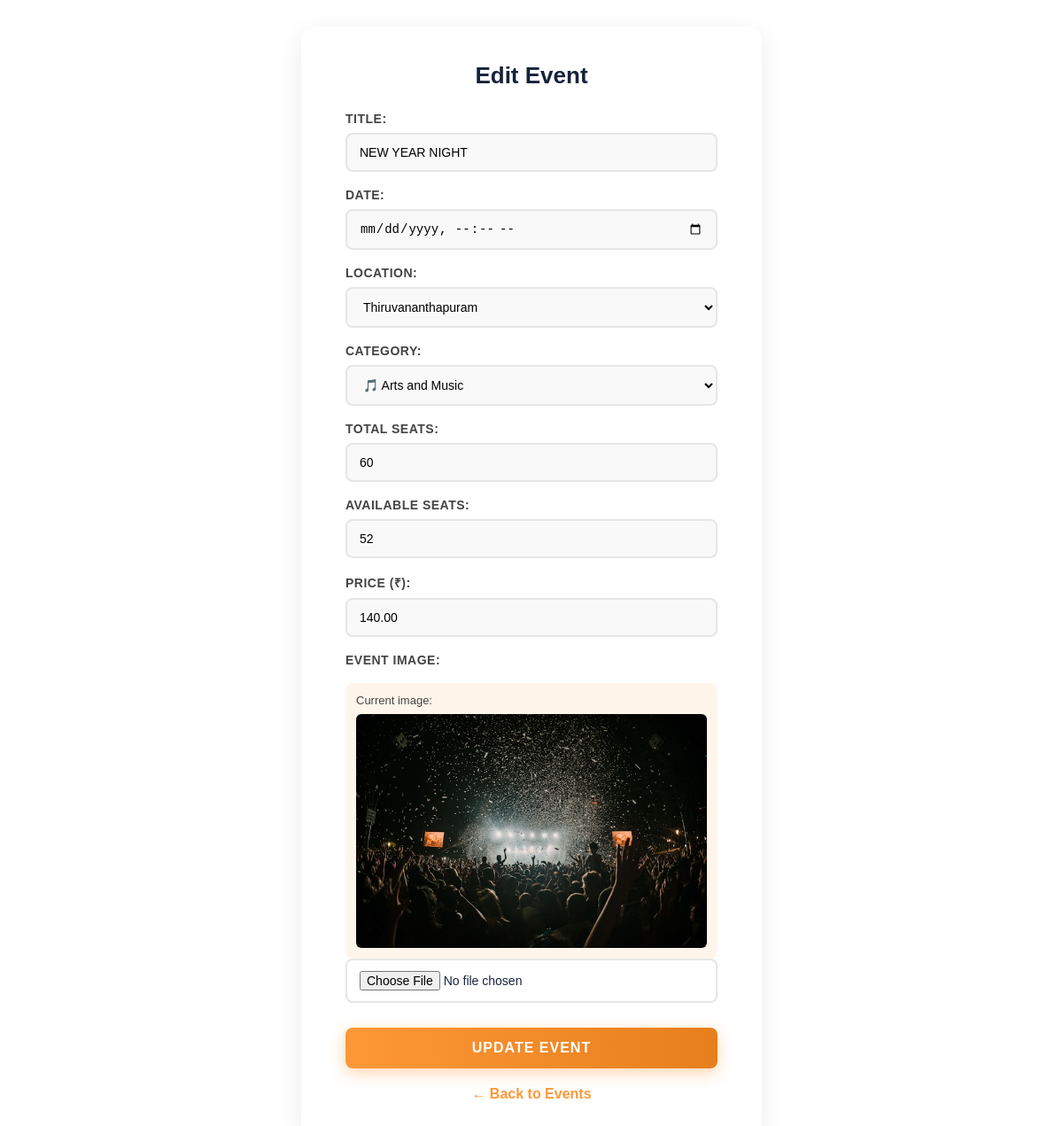
The app's page /20/edit/ (signed in), older data.
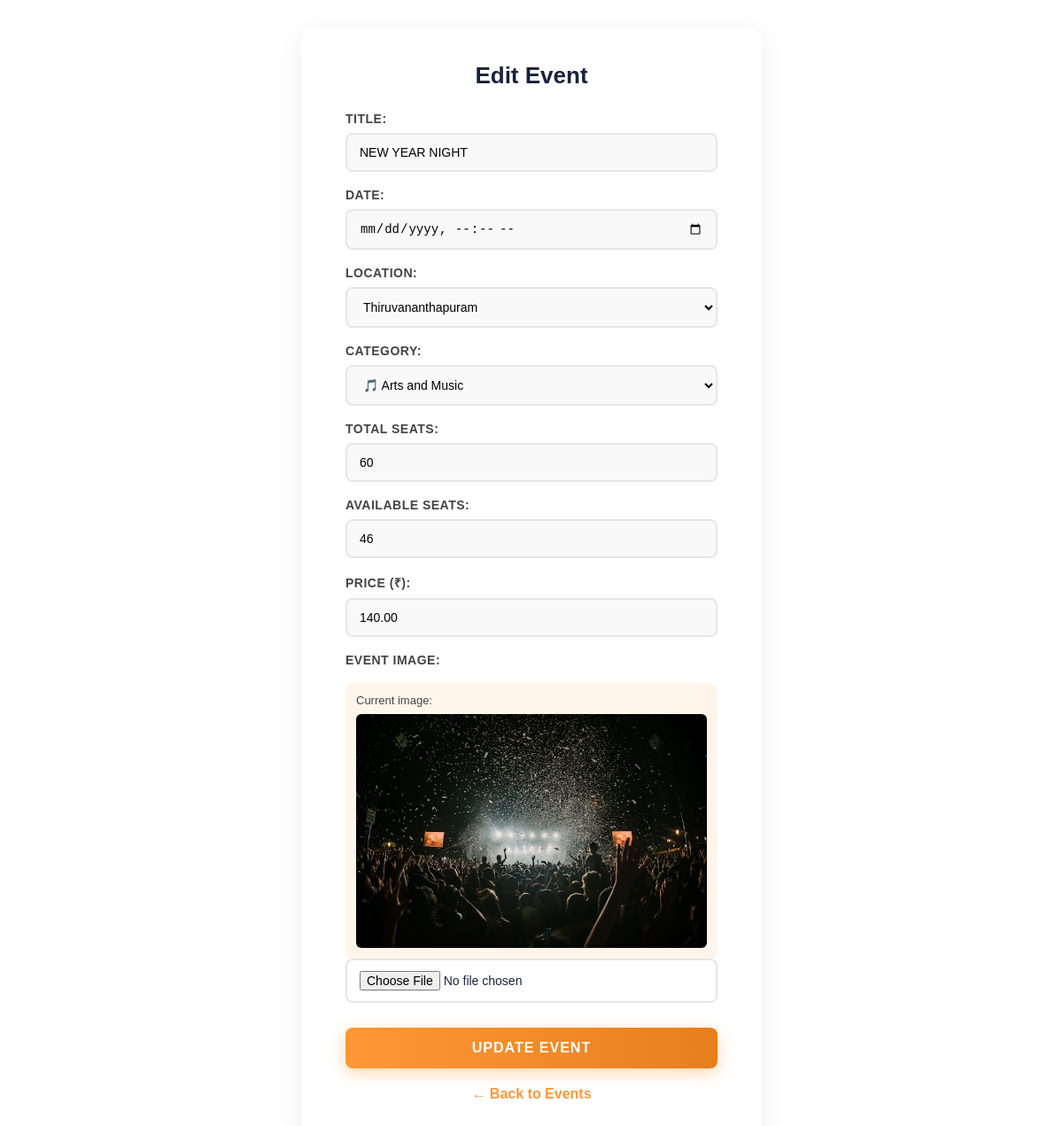
The same page, newer data.
### myapp/models.py (models this page shows, shortened)
class Event(models.Model):
    CATEGORY_CHOICES = [
        ('music', 'Arts and Music'),
        ('industrial', 'Industrial Engineering'),
        ('health', 'Health & Wellness'),
        ('education', 'Education & Training'),
        ('travel', 'Travel & Tourism'),
        ('sports', 'Sports & Travel'),
    ]
    title = models.CharField(max_length=255)
    date = models.DateTimeField()
    location = models.CharField(max_length=255)
    total_seats = models.PositiveIntegerField()
    available_seats = models.PositiveIntegerField()
    price = models.DecimalField(max_digits=10, decimal_places=2, default=0)
    category = models.CharField(max_length=50, choices=CATEGORY_CHOICES, default='music')  # ✅ ADD THIS
    image = models.ImageField(upload_to='event_images/', blank=True, null=True)

### myapp/views.py (the view, shortened to what this page needs)
# urls.py: path('<int:pk>/edit/', views.EventUpdateView.as_view(), name='event-update'),
class EventUpdateView(APIView):
    renderer_classes = [TemplateHTMLRenderer]
    template_name = 'event_form.html'
    def get(self, request, pk):
        if not request.user.is_authenticated or not request.user.is_superuser:
            messages.error(request, "You are not authorized to edit events.")
            return redirect('event-list')
        event = get_object_or_404(Event, pk=pk)
        serializer = EventSerializer(event)
        return Response({'serializer': serializer, 'event': event})

### myapp/templates/event_form.html (shortened to what this page needs)
<!DOCTYPE html>
<html lang="en">
<head>
</head>
<body>
  <div class="container">
    <h1>{% if event %}Edit Event{% else %}Create Event{% endif %}</h1>
    <form method="post" enctype="multipart/form-data">
      <div class="form-group">
        <label>Title:</label>
        <input type="text" name="title" value="{{ event.title|default:'' }}" required>
      </div>
      <div class="form-group">
        <label>Date:</label>
        <input type="datetime-local" name="date" value="{{ event.date|date:'Y-m-dTH:i'|default:'' }}" required>
      </div>
      <div class="form-group">
        <label>Location:</label>
        <select name="location" required>
          <option value="Thiruvananthapuram" {% if event.location == "Thiruvananthapuram" %}selected{% endif %}>Thiruvananthapuram</option>
        </select>
      </div>
      <div class="form-group">
        <label>Category:</label>
        <select name="category" required>
          <option value="music" {% if event.category == "music" %}selected{% endif %}>🎵 Arts and Music</option>
        </select>
      </div>
      <div class="form-group">
        <label>Total Seats:</label>
        <input type="number" name="total_seats" value="{{ event.total_seats|default:'' }}" required>
      </div>
      <div class="form-group">
        <label>Available Seats:</label>
        <input type="number" name="available_seats" value="{{ event.available_seats|default:'' }}" required>
      </div>
      <div class="form-group">
        <label>Price (₹):</label>
        <input type="number" name="price" value="{{ event.price|default:'' }}" step="0.01" required>
      </div>
      <div class="form-group">
        <label>Event Image:</label>
        {% if event.image %}
        <div class="image-preview">
          <p>Current image:</p>
          <img src="{{ event.image.url }}" alt="Current event image">
        </div>
        {% endif %}
        <input type="file" name="image" accept="image/*">
      </div>
      <button type="submit">{% if event %}Update{% else %}Create{% endif %} Event</button>
    </form>
    <a href="{% url 'event-list' %}" class="back-link">← Back to Events</a>
  </div>
</body>
</html>

Row changes from the older to the newer data that the page shows:
changed Event "NEW YEAR NIGHT": available_seats "52" → "46"
